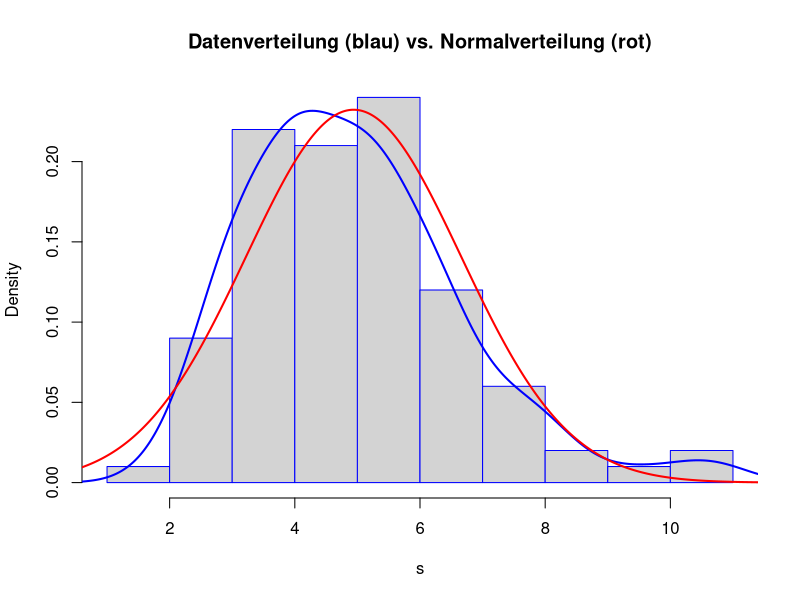

Source code (R):

## Das R-Script vergleicht die geschaetzte Verteilung (Histogramm 
## und Dichteschaetzung) des Mittelwerts mit der Normalverteilung. 
## Wenn man den Stichprobenumfang n erhoeht, verbessert sich die 
## Approximation. Das funktioniert fuer egal welche Verteilung 
## (sofern die Voraussetzungen des Satzes erfuellt sind).
##################################################################

n <- 10        ## Stichprobenumfang (verschiedene ausprobieren!)

## Anzahl simulierter Stichproben
n.sim <- 100  

##################################################################
## Hier kann man die Verteilung auswaehlen:

## Stichprobe aus Exp(lambda)
####################################
lambda <- 2
x <- rexp(n*n.sim, rate=lambda)

## Stichprobe aus Bernoulli
####################################
##p <- 0.2
##x <- rbinom(n*n.sim, size=1, prob=p)

## Stichprobe aus Poisson
####################################
##lam <- 1
##x <- rpois(n*n.sim, lambda=lam)

##
##################################################################

x <- matrix(x, n, n.sim)  ## jede Spalte ist eine Stichprobe
dim(x)

s <- colSums(x)
s

mean(s)
var(s)
dens <- density(s)  ## Kerndichteschaetzung
dens.normal <- cbind(dens$x, dnorm(dens$x,mean=mean(s),sd=sd(s)) )
                    ## Normalverteilungsdichteschaetzung

ylim <- range(c(dens$y,dens.normal[,2])) ## Wertebereich fuer Plot
hist(s, freq=FALSE, border="blue",main="Datenverteilung (blau) vs. Normalverteilung (rot)")

lines(dens,col="blue",lwd=2)
lines(dens.normal, col="red",lwd=2)




